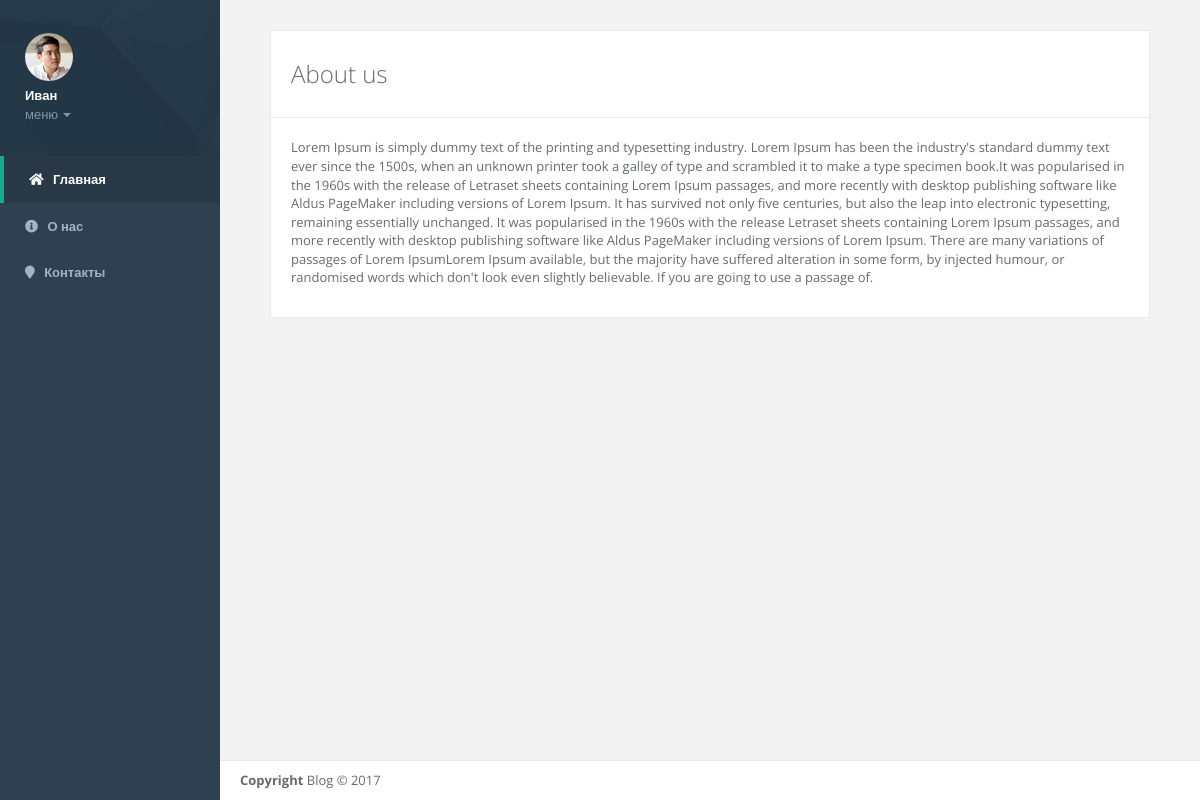
/about.php (signed in), run on the app's committed database.
### tables this page shows
CREATE TABLE `page` (
  `id` int(11) NOT NULL,
  `title` char(50) NOT NULL,
  `text` text NOT NULL,
  `date` datetime NOT NULL
);

### src/function.php (called while the page is built, shortened)
<?php
function mysqliquery($query){
	$host = '000';
	$database = '000';
	$user = '000';
	$password = '000';
	$link = mysqli_connect($host, $user, $password, $database)
	or die("Ошибка " . mysqli_error($link));
	mysqli_query($link, "SET NAMES 'utf8' COLLATE 'utf8_general_ci'");
	mysqli_query($link, "SET CHARACTER SET 'utf8'");
	$result = mysqli_query($link, $query) or die("Ошибка " . mysqli_error($link));
	return $result;
}
function getValue($table, $id){
	$query = "SELECT *  FROM `" . $table . "`  WHERE `id` = " . $id;
	$result = mysqliquery($query);
	return $result;
}

### src/about.php (the view)
<?php
include_once "block_header.php";
$result = getValue("page", 1);
?>
	<div class="wrapper wrapper-content animated fadeIn">
		<div class="p-w-md m-t-sm">
	 	<?php
	 		while($row = mysqli_fetch_assoc($result)) {
				echo'			<div class="row" >
							<div class="col-lg-12 animated fadeInRight" >
								<div class="mail-box-header" >
									<h2 >' . $row['title'] . '</h2 >
								</div >
								<div class="mail-box" >
									<div class="mail-body" >
										<p>' . $row['text'] . '</p >
									</div >
								<div class="clearfix" ></div >
								</div >
							</div >
					';
			}
			?>
			</div>
		</div>
	</div>
<?php
include_once "block_footer.php"
?>

### data on the page
page: title "About us", text "Lorem Ipsum is simply dummy text of the printing and typesetting industry. Lorem Ipsum has been the industry's standard dummy text ever since the 1500s, when an unknown printer took a galley of type and scrambled it to make a type specimen book.It was popularised in the 1960s with the release of Letraset sheets containing Lorem Ipsum passages, and more recently with desktop publishing software like Aldus PageMaker including versions of Lorem Ipsum. It has survived not only five centuries, but also the leap into electronic typesetting, remaining essentially unchanged. It was popularised in the 1960s with the release Letraset sheets containing Lorem Ipsum passages, and more recently with…"

### other printed values
$_SESSION['name'] "Иван"
